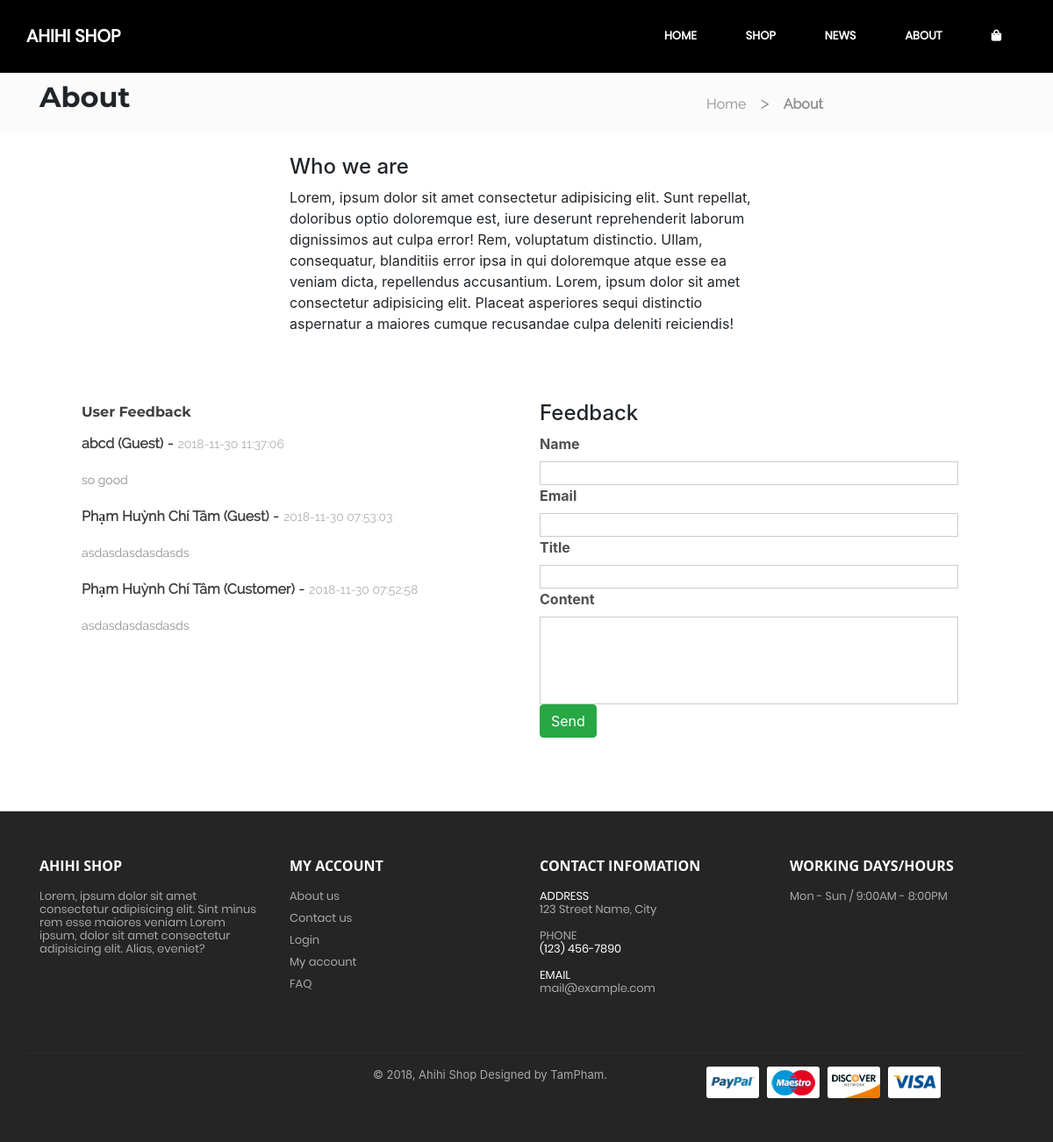
/assets/module/about.php, run on the app's committed database.
### tables this page shows
CREATE TABLE IF NOT EXISTS `feedback` (
  `FEEDBACK_ID` int(11) NOT NULL AUTO_INCREMENT,
  `FEEDBACK_NAME` varchar(255) NOT NULL,
  `FEEDBACK_CONTENT` varchar(500) DEFAULT NULL,
  `FEEDBACK_DATE` timestamp NULL DEFAULT CURRENT_TIMESTAMP,
  `FEEDBACK_TITLE` varchar(50) DEFAULT NULL,
  `FEEDBACK_STATUS` int(11) DEFAULT NULL,
  `CUS_ID` int(11) DEFAULT NULL,
  `FEEDBACK_EMAIL` varchar(50) NOT NULL,
  `FEEDBACK_REPLY` mediumtext NOT NULL,
  PRIMARY KEY (`FEEDBACK_ID`),
  KEY `CUS_ID` (`CUS_ID`)
);

### assets/module/about.php (the view, shortened to what this page needs)
<?php
include_once '../common/connect.php';
$sql1 = "select * from Feedback ORDER BY FEEDBACK_ID DESC";
$result = mysqli_query($cn, $sql1);
?>
<!DOCTYPE html>
<html lang="en">
<head>
  <link rel="stylesheet" href="../css/style.css">
  <link rel="stylesheet" href="../css/product.css">
  <link rel="stylesheet" href="../css/bootstrap-grid.min.css">
  <link rel="stylesheet" href="https://use.fontawesome.com/releases/v5.3.1/css/all.css">
  <link rel="stylesheet" href="../css/bootstrap.min.css">
</head>
<body>
  <div class="header">
     <nav class="navbar main-nav sticky-top navbar-expand-md navbar-expand-sm" id="nav">
                <a class="navbar-brand" href="../../index.php">AHIHI SHOP</a>
                <div class="collapse navbar-collapse justify-content-end" id="navbarTogglerDemo02">
                    <ul class="navbar-nav">
                        <li class="nav-item active">
                            <a class="nav-link" href="../../index.php">Home <span class="sr-only">(current)</span></a>
                        </li>
                        <li class="nav-item">
                            <a class="nav-link " href="product.php" id="navbarDropdown" role="button" aria-haspopup="true"
                               aria-expanded="false">
                                Shop
                            </a>
                        </li>
                        <li class="nav-item"><a class="nav-link " href="news.php">News</a></li>
                        <li class="nav-item"><a class="nav-link " href="about.php">About</a></li>
                      <li class="nav-item"><a id="cart" class="nav-link" href="javascript:void(0);"><i class="fas fa-shopping-bag"></i></a></li>
                    </ul>
                </div>
            </nav>
  </div>
  <div class="title-level col-xs-6">
    <div class="container">
      <div class="row align-item-center ">
        <div class="col-md-8 col-xs-6">
          <h2 style="font-family: 'Montserrat';font-weight: 700" ;>About</h2>
        </div>
        <div class="col-md-4 title-bar mr-auto">
          <span class="home-item"><a href="../../index.php">Home</a></span>
          <span class="separator">></span>
          <span class="current-item">About</span>
        </div>
      </div>
    </div>
  </div>
  <div class="about-wrapper mt-md-4 mb-md-4">
    <div class="container">
      <div class=" row text-left ">
        <div class="col-md-6 col-sm-6 mx-auto">
            <h4>Who we are</h4>
            <p>Lorem, ipsum dolor sit amet consectetur adipisicing elit. Sunt repellat, doloribus optio doloremque est, iure deserunt reprehenderit laborum dignissimos aut culpa error! Rem, voluptatum distinctio. Ullam, consequatur, blanditiis error ipsa in qui doloremque atque esse ea veniam dicta, repellendus accusantium. Lorem, ipsum dolor sit amet consectetur adipisicing elit. Placeat asperiores sequi distinctio aspernatur a maiores cumque recusandae culpa deleniti reiciendis!</p>
        </div>
      </div>
        <div clas="row">
            <div class="awrapper">
    <div class="container-fluid">
        <div class="row px-lg-5">
            <div class="col-md-6 col-xs-6 px-0">
                <span class="title-tab">User Feedback</span>
                <div class="comment">
                    <div class="comment-list">
                        <ul class="list-group list-group-flush">
                            <li class="list-group-item">
                                <div class="comment-text">
                                    <?php
                                    while ($row = mysqli_fetch_array($result)){
                                        if ($row["CUS_ID"]>0) {
                                            echo
                                            '<p class="meta">
                                            <strong class="review-author">'.$row["FEEDBACK_NAME"].' (Customer)'.'</strong>
                                            <span class="review-dash">-</span>
                                            <time class="review-published-date">'.$row["FEEDBACK_DATE"].'</time>
                                            </p>';
                                        }
                                        else{
                                            echo
                                            '<p class="meta">
                                            <strong class="review-author">'.$row["FEEDBACK_NAME"].' (Guest)'.'</strong>
                                            <span class="review-dash">-</span>
                                            <time class="review-published-date">'.$row["FEEDBACK_DATE"].'</time>
                                            </p>';
                                        }
                                        echo
                                        '<div class="description">
                                        <p>'.$row["FEEDBACK_CONTENT"].'</p>
                                        </div>';
                                    }
                                    ?>
                                </div>
                            </li>
                        </ul>
                    </div>
                </div>
            </div>
            <div class="col-md-6 col-xs-6">
                <form method="POST">
                    <h4>Feedback</h4>
                    <label for="">Name</label>
                    <input type="text" name="txtName">
                    <label for="">Email</label>
                    <input type="email" name="txtEmail">
                    <label for="">Title</label>
                    <input type="text" name="txtTitle" required><br>
                    <label for="">Content</label>
                    <input type="text" name="txtContent" style="height:100px;">
                    <button name="btnSend" class="btn btn-success">Send</button>
                </form>
            </div>
        </div>
    </div>
  </div>
        </div>
    </div>
  </div>
  <footer>
    <div class="container mx-auto">
      <div class="top-footer">
        <div class="row">
          <div class="col-md-3 col-xs-6">
            <span class="title-top">Ahihi Shop</span>
            <div class="footer-content">
              <p>Lorem, ipsum dolor sit amet consectetur adipisicing elit. Sint minus rem esse maiores veniam Lorem
                ipsum, dolor sit amet consectetur adipisicing elit. Alias, eveniet?</p>
            </div>
          </div>
          <div class="col-md-3 col-xs-6">
            <span class="title-top">My account</span>
            <div class="footer-content">
              <ul class="text-account">
                <li><a href="#">About us</a></li>
                <li><a href="#">Contact us</a></li>
                <li><a href="#">Login</a></li>
                <li><a href="#">My account</a></li>
                <li><a href="#">FAQ</a></li>
              </ul>
            </div>
          </div>
          <div class="col-md-3 col-xs-6">
            <span class="title-top">Contact infomation</span>
            <div class="footer-content">
              <ul class="text-contact">
                <li>ADDRESS</li>
                <li>123 Street Name, City</li><br>
                <li>PHONE</li>
                <li>(123) 456-7890</li><br>
                <li>EMAIL</li>
                <li>mail@example.com</li>
              </ul>
            </div>
          </div>
          <div class="col-md-3 col-xs-6">
            <span class="title-top">WORKING DAYS/HOURS</span>
            <div class="footer-content">
              <span>Mon - Sun / 9:00AM - 8:00PM</span>
            </div>
          </div>
        </div>
      </div>
      <div class="row justify-content-end bottom-footer">
        <div class="col-sm-4">
          <span>© 2018, Ahihi Shop Designed by TamPham. </span>
        </div>
        <div class="col-sm-4">
          <img src="../img/logo-payment.png" alt="">
        </div>
      </div>
    </div>
  </footer>
</body>
</html>

### assets/css/style.css (style rules this page uses)
* { margin: 0; padding: 0; box-sizing: border-box; }
input[type="password"], input[type="reset"], input[type="number"], input[type="text"], input[type="email"], textarea { outline: none !important; box-shadow: none !important; border: 1px solid #ccc !important; }
ul>li { list-style: none; }
.header { font-family: "Poppins", sans-serif; font-size: 13px; font-weight: 600; text-transform: uppercase; position: relative; }
nav.navbar { padding-left: 30px; background-color: transparent; width: 100%; transition: ease-in-out 0.4s; position: absolute; }
nav.main-nav.sticky-top { position: fixed; top: 0; width: 100%; }
ul.navbar-nav { margin: 15px; }
a.navbar-brand { color: #fff !important; font-size: 20px; }
li.nav-item { padding: 0 20px; }
li.nav-item>a.nav-link { transition: .3s; color: #fff; border-bottom: 1px solid transparent; }
footer { text-align: left; background-color: #252525; color: #a8a8a8; }
.top-footer { padding: 50px 0 30px 0; }
.footer-content { font-family: "Poppins", sans-serif; font-size: 13px; line-height: 15px; font-weight: 400; padding: 15px 0; }
.title-top { font-family: "Open Sans", sans-serif; font-size: 16px; line-height: 19px; font-weight: bold; text-transform: uppercase; color: #fff; }
.bottom-footer { border-top: 1px solid rgba(83, 83, 87, 0.192); padding: 15px 0 50px 0; font-size: 13px; }
.text-account>li { padding-bottom: 10px; }
.text-account>li>a { color: #a8a8a8; }
.text-contact>li:nth-child(odd) { color: #fff; }

### assets/css/product.css (style rules this page uses)
* { margin: 0; padding: 0; box-sizing: border-box; }
ul>li { list-style: none; }
.header { font-family: "Poppins", sans-serif; font-size: 13px; font-weight: 600; text-transform: uppercase; position: relative; margin-bottom: 82px; }
nav.navbar { padding-left: 30px; background-color: black; width: 100%; transition: ease-in-out 0.4s; position: absolute; }
nav.main-nav.sticky-top { position: fixed; top: 0; width: 100%; }
ul.navbar-nav { margin: 15px; }
a.navbar-brand { color: #fff !important; font-size: 20px; }
li.nav-item { padding: 0 20px; }
li.nav-item>a.nav-link { transition: 0.3s; color: #fff; border-bottom: 1px solid transparent; }
.title-level { background: #fbfbfb; position: relative; padding: 10px; background-repeat: no-repeat; background-position: 50% 0%; background-size: cover; z-index: 100; min-height: 60px; }
.title-bar { padding: 10px 0; color: #8d8d8d; font-family: "Raleway", sans-serif; }
span.home-item>a { color: #8d8d8d; text-decoration: none; line-height: 24px; font-family: "Raleway", sans-serif; }
span.separator { font-size: 20px; padding: 0 12px; }
span.current-item { font-family: "Raleway", sans-serif; font-weight: bold; }
input::placeholder { color: #8d8d8d; font-weight: 400; font-family: "Raleway", sans-serif; }
li.list-group-item { padding-left: 0px; }
.awrapper { padding: 60px 0; }
.title-tab { font: 600 16px/22px "Montserrat"; color: #3f3f3f; }
.review-author { font: 700 16px/22px "Raleway"; color: #3f3f3f; }
.review-published-date { font: 400 14px/25px "Raleway"; color: #b0b0b0; }
.description { font: 400 14px/25px "Raleway"; color: #8d8d8d; }
label { font-size: 16px; margin-bottom: 8px; color: #505050; font-weight: bold; }
input[type="password"], input[type="text"], input[type="email"] { -webkit-appearance: none; line-height: 47px; width: 100%; font: 400 14px/25px "Raleway"; color: #8d8d8d; }
footer { text-align: left; background-color: #252525; color: #a8a8a8; }
.top-footer { padding: 50px 0 30px 0; }
.footer-content { font-family: "Poppins", sans-serif; font-size: 13px; line-height: 15px; font-weight: 400; padding: 15px 0; }
.title-top { font-family: "Open Sans", sans-serif; font-size: 16px; line-height: 19px; font-weight: bold; text-transform: uppercase; color: #fff; }
.bottom-footer { border-top: 1px solid rgba(83, 83, 87, 0.192); padding: 15px 0 50px 0; font-size: 13px; }
.text-account>li { padding-bottom: 10px; }
.text-account>li>a { color: #a8a8a8; }
.text-contact>li:nth-child(odd) { color: #fff; }

### data on the page
feedback: FEEDBACK_NAME "abcd", FEEDBACK_DATE "2018-11-30 11:37:06", FEEDBACK_CONTENT "so good"
feedback: FEEDBACK_NAME "Phạm Huỳnh Chí Tâm", FEEDBACK_DATE "2018-11-30 07:53:03", FEEDBACK_CONTENT "asdasdasdasdasds"
feedback: FEEDBACK_NAME "Phạm Huỳnh Chí Tâm", FEEDBACK_DATE "2018-11-30 07:52:58", FEEDBACK_CONTENT "asdasdasdasdasds"
